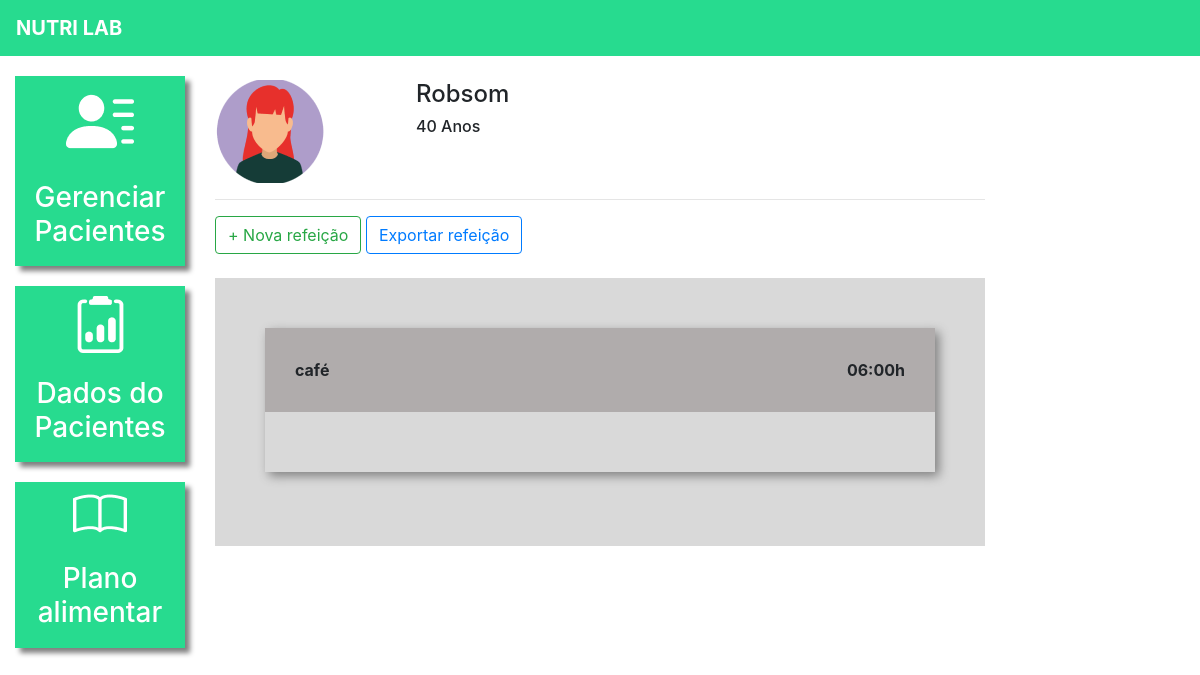
/plano_alimentar/1/ (signed in), run on an earlier commit of the app's database.
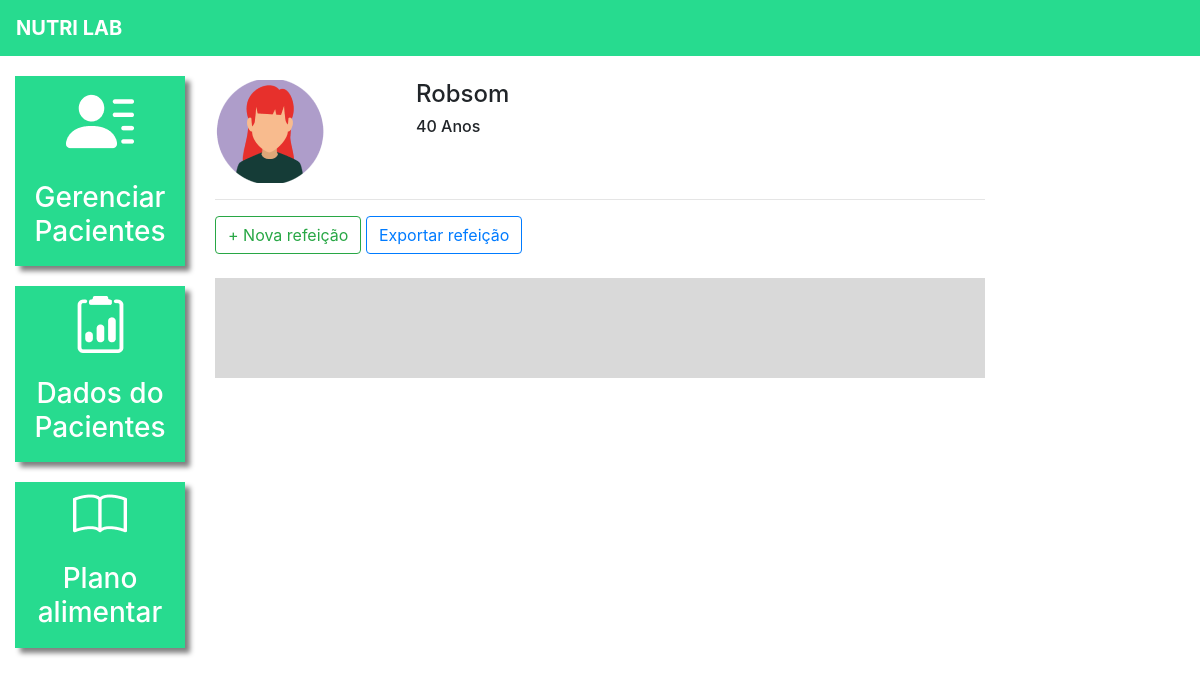
And on a later commit of the database.
### plataforma/models.py (models this page shows, shortened)
class Refeicao(models.Model):
    paciente = models.ForeignKey(Pacientes, on_delete=models.CASCADE)
    titulo = models.CharField(max_length=50)
    horario = models.TimeField()
    carboidratos = models.IntegerField()
    proteinas = models.IntegerField()
    gorduras = models.IntegerField()

### plataforma/views.py (the view)
# urls.py: path('plano_alimentar/<str:id>/', views.plano_alimentar, name="plano_alimentar"),
def plano_alimentar(request, id):
    paciente = get_object_or_404(Pacientes, id=id)
    if not paciente.nutri == request.user:
        messages.add_message(request, constants.ERROR, 'Esse paciente não é seu')
        return redirect('/plano_alimentar_listar/')
    if request.method == "GET":  # Se o paciente for do nutricionista, é renderizado esse html e passa o paciente que com qual estamos trabalhando
        r1 = Refeicao.objects.filter(paciente=paciente).order_by("horario")  # Traga tds as refeições do bd em que o paciente seja igual ao paciente que estou acessando por horario
        opcao = Opcao.objects.all()
        return render(request, 'plano_alimentar.html', {'paciente': paciente, 'refeicao': r1, 'opcao': opcao})

### plataforma/templates/plano_alimentar.html (shortened to what this page needs)
{% extends 'base_plataforma.html' %}
{% load static %}
{% block 'plataforma' %}
    <br>
    <div class="row">
        <div class="col-md-3">
                {% if paciente.sexo == "M"%}
                    <img src="{% static 'plataforma/img/perfil2.png' %}">
                {% else %}
                    <img src="{% static 'plataforma/img/perfil1.png' %}">
                {% endif %}
        </div>
        <div class="col-md-3 dados descricao">
            <h4>{{paciente.nome}}</h4>
            <h6>{{paciente.idade}} Anos</h6>
        </div>
    </div>
    <hr>
    <button type="button" class="btn btn-outline-success" data-toggle="modal" data-target="#modal">
        + Nova refeição
    </button>
    <button type="button" class="btn btn-outline-primary">
        Exportar refeição
    </button>
    <br>
    <br>
    <div class="fundo-alimentar">
        {% for re in refeicao %}
            <div class="refeicao">
                <div class="head-refeicao">
                    <span>{{re.titulo}}</span>
                    <span style="float: right;">{{re.horario}}h</span>
                </div>
                <div class="body-refeicao">
                </div>
            </div>
            <br>
        {% endfor %}
    </div>
{% endblock%}

What changed in the data, as far as the page shows it:
removed Refeicao: titulo "café", horario "06:00"
